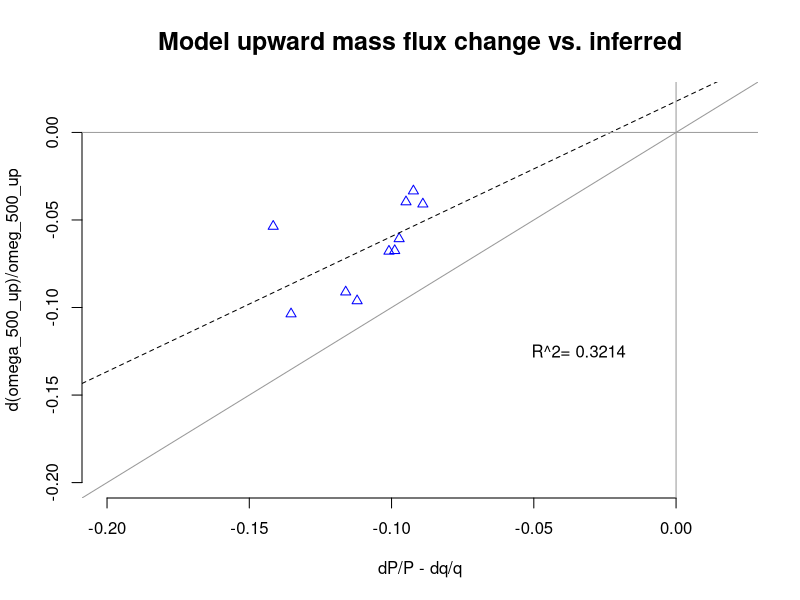

R code for this plot:
library(plotrix)
require(plotrix)
mydata=read.table('data.txt')
plot(mydata, ylab='d(omega_500_up)/omeg_500_up', xlab='dP/P - dq/q', xlim=c(-0.2,0.02), ylim=c(-0.2,0.02), main='Model upward mass flux change vs. inferred', pch=2, cex.main=1.5, frame.plot=FALSE , col='blue')
reg<-lm(V2~V1, data=mydata)
abline(reg, lty='dashed')
abline(h = 0, v = 0, col = "gray60")
abline(a=0,b=1,col = "gray60")
xy<-plotrix::emptyspace(mydata)
plotrix::boxed.labels(xy,bty='n',labels=paste("R^2=", format(summary(reg)$r.squared, digits=4)),border=FALSE)
